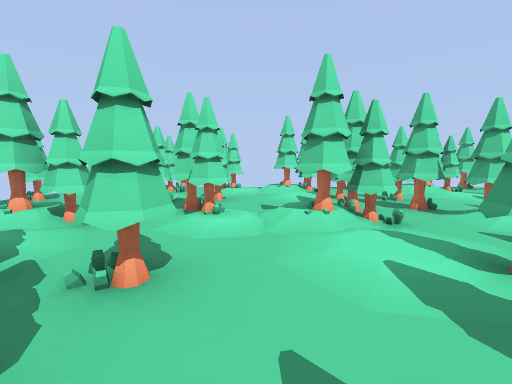
View 1 (above)

24 first-person views from a walk through a Godot game level. The camera is 1.4 m above the floor, tilts 6° down and sees 90° across. The floor is counted in squares, 2 m on a side. Each view is taken from the middle of a square. On the plan, view 1 faces up. The plan holds only what a view shows up to about 9 squares ahead; the rest is blank. The place goes on beyond the plan.

View 2
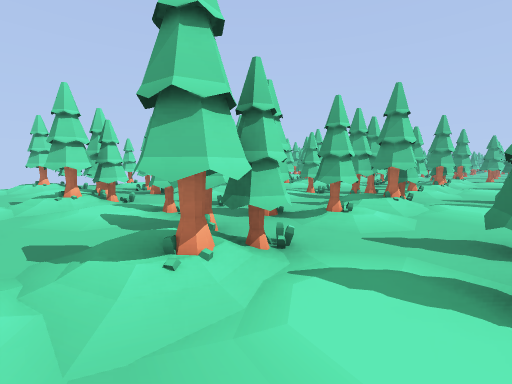

View 3
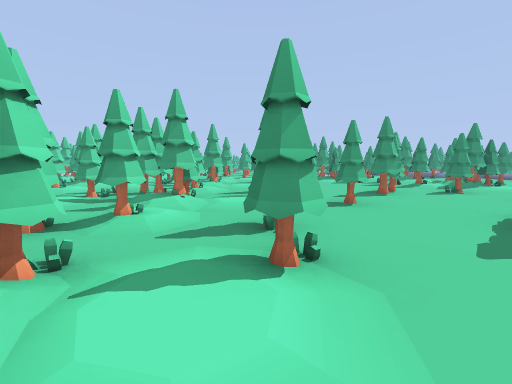

View 4
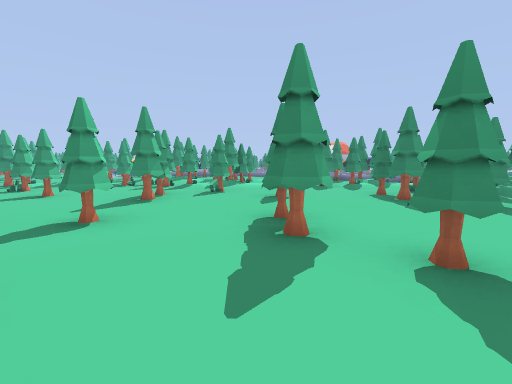

View 5
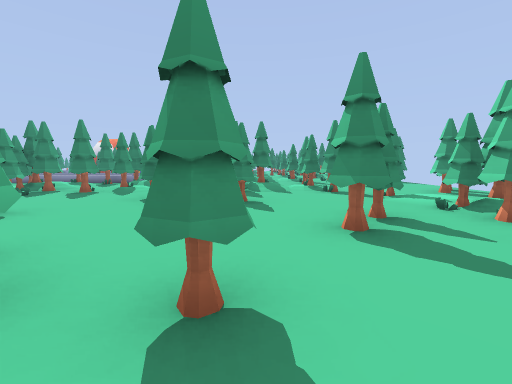

View 6
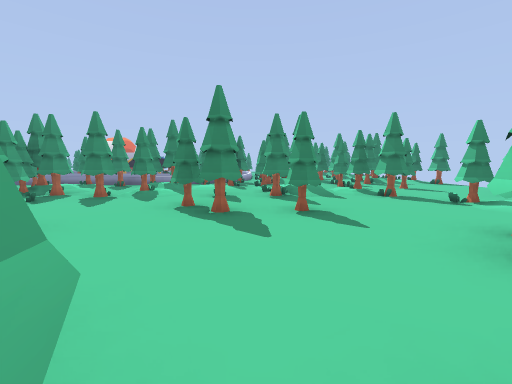

View 7
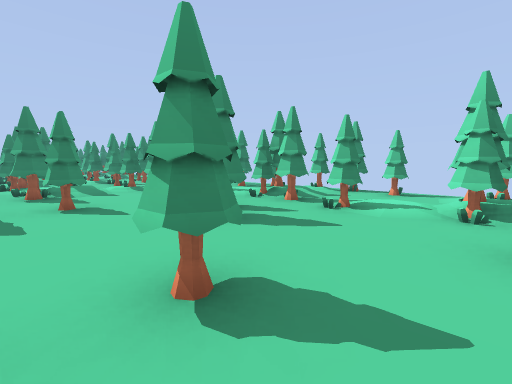

View 8
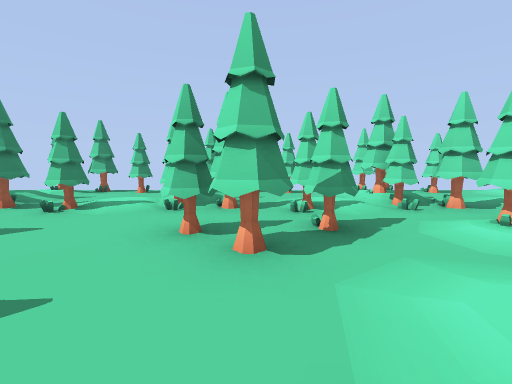

View 9
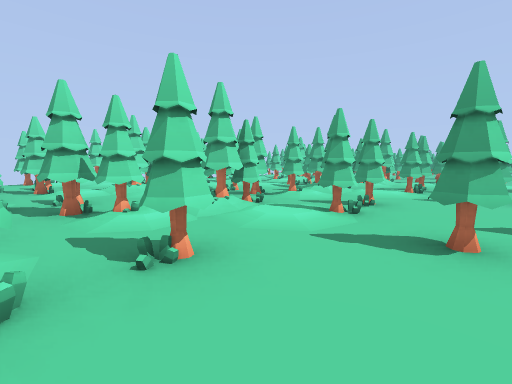

View 10
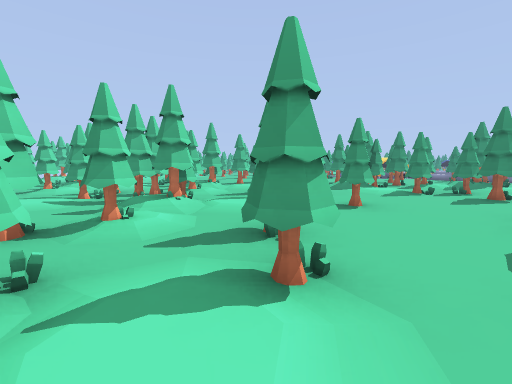

View 11
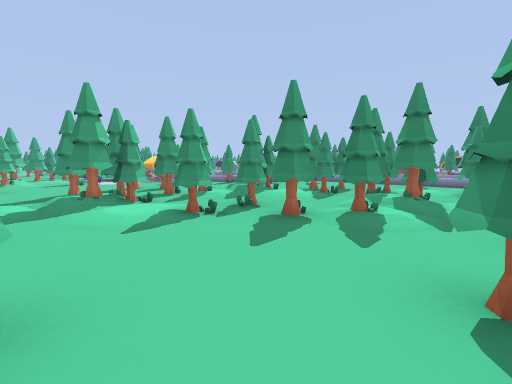

View 12
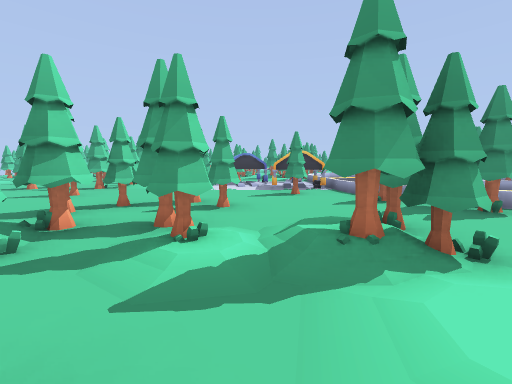

View 13
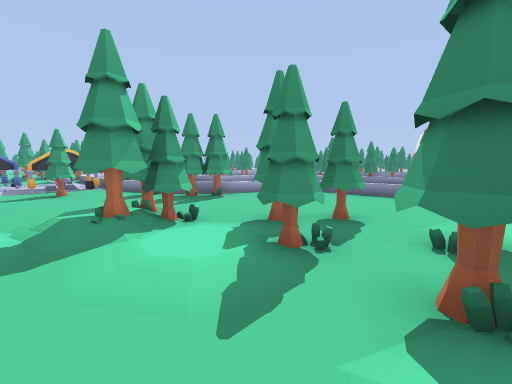

View 14
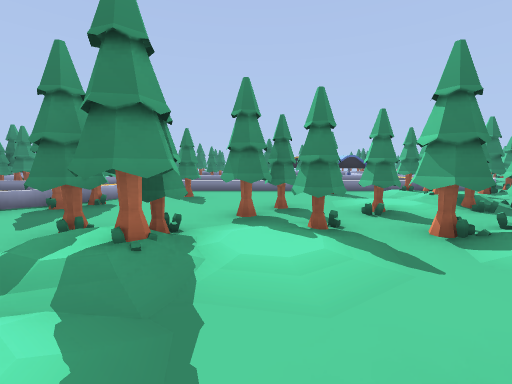

View 15
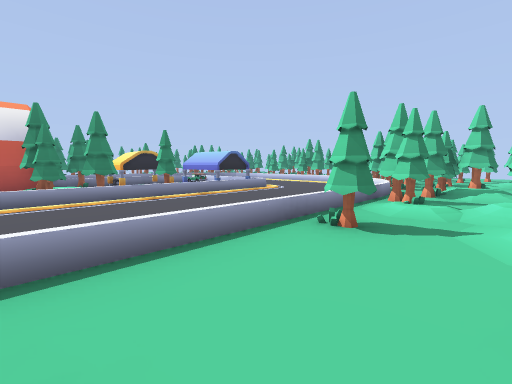

View 16
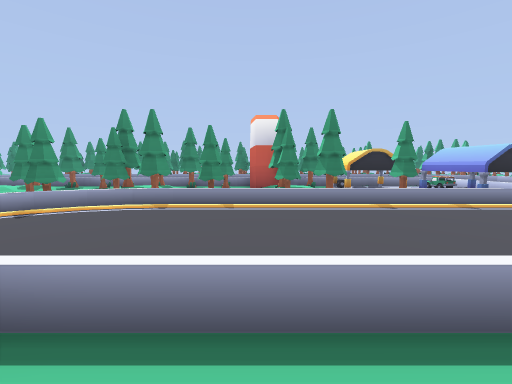

View 17
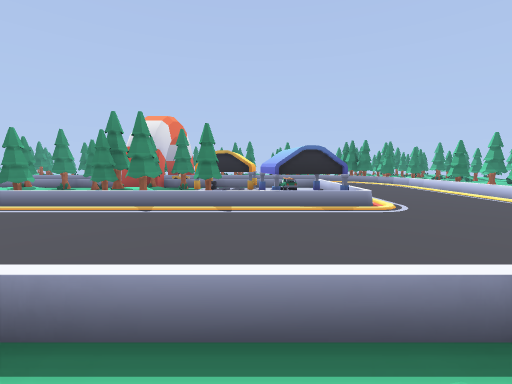

View 18
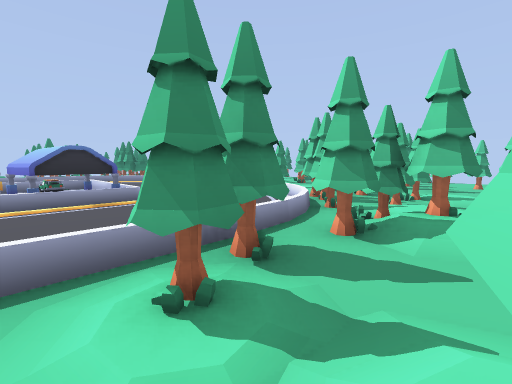

View 19
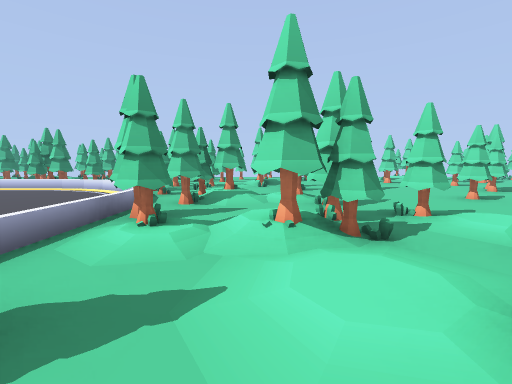

View 20
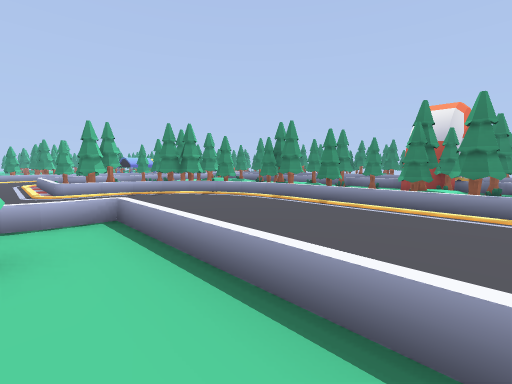

View 21
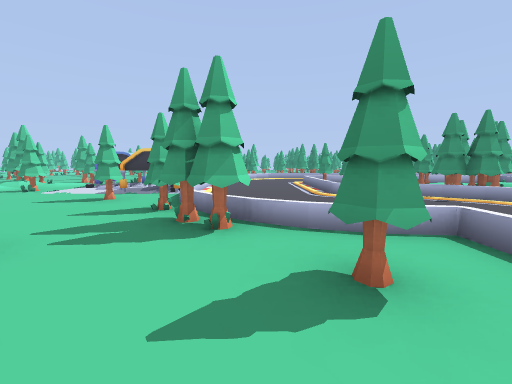

View 22
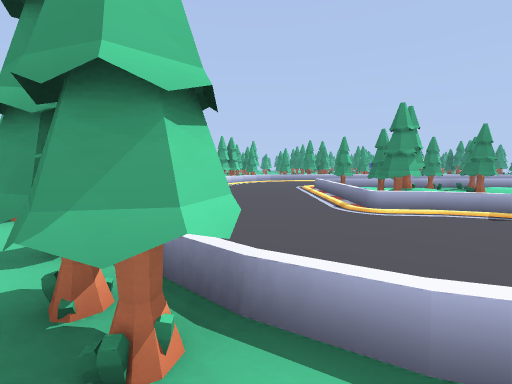

View 23
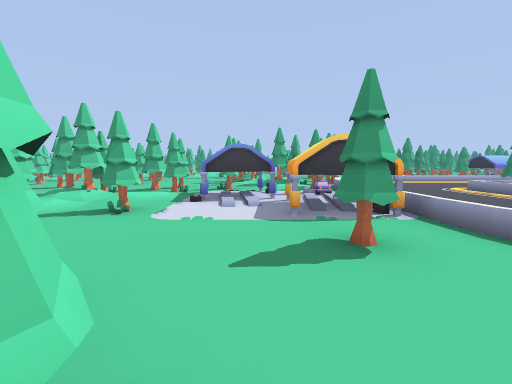

View 24
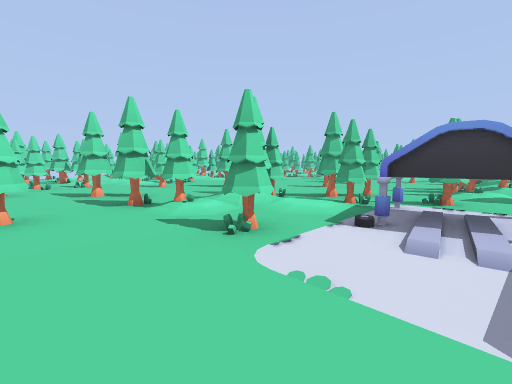

### Floor plan
Key: @ floor where view 1 was taken; # wall or solid block; x gap in a wall; . main floor; : floor 0.25 m higher than the main floor; / step, stairs or slope; = window, fence, low wall or low ledge; T tent; O other object.
Columns run from 5 left of view 1 to 23 right of it. Each row starts with its distance up from view 1.
  8    ##./##  x#
  7 .####/#/#/#.
  6 .. /.......
  5 #. ##..##..     ..
  4   /##//##/#  /##//
  3   ###/###/#.#x#./    ##
  2    #...##...//#...    ##.
  1    ##.............    ....
  0    ##@#x#/###/###/#   ...#.
 -1    #///.///.//#####  .....#.
 -2    ##...#...//###.#  ..#...#
 -3 ######............# ...#.....
 -4  #### ....#..#...:...#.#/#...
 -5 .../..#.#..#.....#/#......#..
 -6 .#/#........#..#/###...#./##.
 -7 #./#x#......./##.####...TTT./
 -8 .:##.........//../......TTT./
 -9   ./..#.#....#/..##..#.TT...#
-10 .#.#........###..//....TTO.##
-11 .#..#//##/#.###.#..##.... .=
-12 ....//##.//.///....#=.......
-13 ...#...####.#//...#=........
-14 ....#....##x#=#=====..=#=##.
-15       ###=............=####.
-16        ##............=###.=
-17        #=...........=######
-18        #...#TTT##=#########
-19         =..#TT.######=###.=
-20         =..#TTTT#===# =#  =
-21        #.. =.TT##########
-22         .. =====##========
-23                 O
-24
-25                ##

Where each view was taken, in squares from view 1:
view 1: 0 up, 0 right, facing up
view 2: 2 down, 0 right, facing up-right
view 3: 2 down, 0 right, facing right
view 4: 3 down, 1 right, facing down-right
view 5: 4 down, 1 right, facing down
view 6: 5 down, 2 right, facing down
view 7: 4 down, 2 right, facing down-left
view 8: 3 down, 2 right, facing left
view 9: 4 down, 2 right, facing up-right
view 10: 2 down, 4 right, facing right
view 11: 4 down, 7 right, facing down-right
view 12: 8 down, 10 right, facing right
view 13: 8 down, 9 right, facing down-right
view 14: 7 down, 11 right, facing down
view 15: 12 down, 12 right, facing down-left
view 16: 13 down, 12 right, facing down
view 17: 13 down, 8 right, facing down
view 18: 12 down, 8 right, facing down-left
view 19: 12 down, 10 right, facing left
view 20: 13 down, 10 right, facing down-right
view 21: 12 down, 11 right, facing right
view 22: 12 down, 13 right, facing right
view 23: 8 down, 14 right, facing right
view 24: 8 down, 16 right, facing up-right
